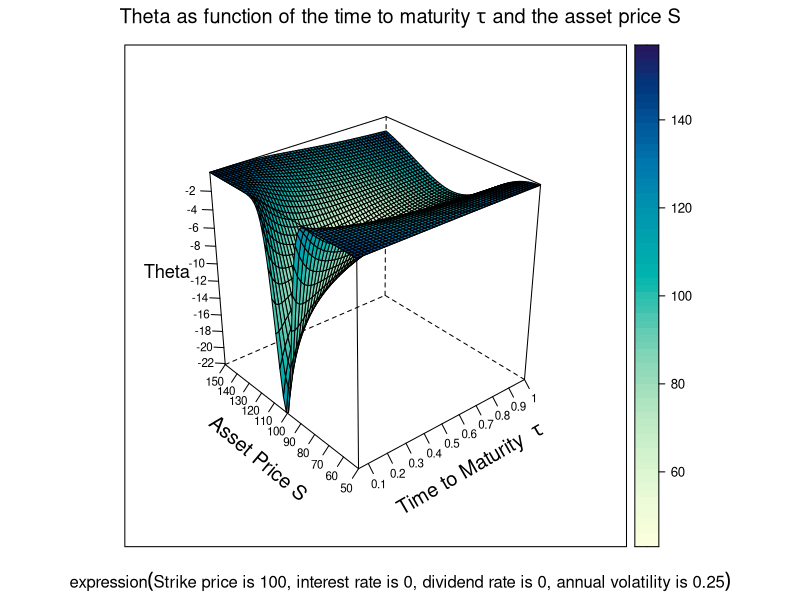

The R script that drew this image:

# clear variables and close windows
rm(list = ls(all = TRUE))
graphics.off()

# install and load packages
libraries = c("lattice")
lapply(libraries, function(x) if (!(x %in% installed.packages())) {
install.packages(x)
})
lapply(libraries, library, quietly = TRUE, character.only = TRUE)

# parameter settings
S_min   = 50          # lower bound of Asset Price
S_max   = 150         # upper bound of Asset Price 
tau_min = 0.05        # lower bound of Time to Maturity
tau_max = 1           # upper bound of Time to Maturity
K       = 100         # exercise price 
r       = 0           # interest rate
sig     = 0.25        # volatility
d       = 0           # dividend rate
b       = r - d       # cost of carry
steps   = 60          # steps

meshgrid = function(a, b) {
    list(x = outer(b * 0, a, FUN = "+"), y = outer(b, a * 0, FUN = "+"))
}
first = meshgrid(seq(tau_min, tau_max, (tau_max - tau_min)/(steps - 1)), 
                 seq(tau_min, tau_max, (tau_max - tau_min)/(steps - 1)))

tau    = first$x
dump   = first$y
second = meshgrid(seq(S_max, S_min, - (S_max - S_min)/(steps - 1)), 
                  seq(S_max, S_min, - (S_max - S_min)/(steps - 1)))

dump2 = second$x
S     = second$y
d1    = (log(S/K) + (r - d + sig^2/2) * tau)/(sig * sqrt(tau))
y     = (log(S/K) + (r - d - sig^2/2) * tau)/(sig * sqrt(tau))
theta = -((exp(-d * tau) * dnorm(d1) * S * sig)/(2 * sqrt(tau))) - 
        (r * K * exp(-r * tau) * pnorm(y))

# Plot
title      = bquote(expression(paste("Strike price is ", .(K), ", interest rate is ", 
                                     .(r), ", dividend rate is ", .(d), 
                                     ", annual volatility is ", .(sig))))
title_main = expression(paste("Theta as function of the time to maturity ", 
                              tau, " and the asset price S"))
scales_l   = list(arrows = FALSE, col = "black", distance = 1, tick.number = 8, cex = 0.7, 
                  x = list(labels = round(seq(tau_min, tau_max, length = 11), 1)),
                  y = list(labels = round(seq(S_min, S_max, length = 11), 1)))

lab_x      = list(expression(paste("Time to Maturity  ", tau)), rot = 30, cex = 1.2)
lab_y      = list("Asset Price S", rot = -40, cex = 1.2)
lab_z      = list("Theta", cex = 1.1)



wireframe(theta ~ tau * S, drape = TRUE, ticktype = "detailed", main = title_main,
          sub = title, scales = scales_l, xlab = lab_x, ylab = lab_y, zlab = lab_z)
